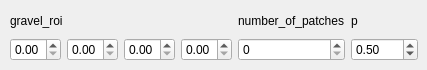
         <widget class="QWidget" name="tab_10">
          <attribute name="title">
           <string>RandomGravel</string>
          </attribute>
          <widget class="QWidget" name="gridLayoutWidget_21">
           <property name="geometry">
            <rect>
             <x>10</x>
             <y>10</y>
             <width>408</width>
             <height>51</height>
            </rect>
           </property>
           <layout class="QGridLayout" name="gridLayout_22">
            <item row="0" column="2">
             <widget class="QLabel" name="label_75">
              <property name="text">
               <string>p</string>
              </property>
             </widget>
            </item>
            <item row="1" column="0">
             <layout class="QHBoxLayout" name="horizontalLayout_30">
              <item>
               <layout class="QHBoxLayout" name="horizontalLayout_19">
                <item>
                 <widget class="QDoubleSpinBox" name="sb_rgr_gr0">
                  <property name="maximum">
                   <double>1.000000000000000</double>
                  </property>
                  <property name="singleStep">
                   <double>0.100000000000000</double>
                  </property>
                 </widget>
                </item>
                <item>
                 <widget class="QDoubleSpinBox" name="sb_rgr_gr1">
                  <property name="maximum">
                   <double>1.000000000000000</double>
                  </property>
                  <property name="singleStep">
                   <double>0.100000000000000</double>
                  </property>
                 </widget>
                </item>
                <item>
                 <widget class="QDoubleSpinBox" name="sb_rgr_gr2">
                  <property name="maximum">
                   <double>1.000000000000000</double>
                  </property>
                  <property name="singleStep">
                   <double>0.100000000000000</double>
                  </property>
                 </widget>
                </item>
                <item>
                 <widget class="QDoubleSpinBox" name="sb_rgr_gr3">
                  <property name="maximum">
                   <double>1.000000000000000</double>
                  </property>
                  <property name="singleStep">
                   <double>0.100000000000000</double>
                  </property>
                 </widget>
                </item>
               </layout>
              </item>
             </layout>
            </item>
            <item row="1" column="2">
             <widget class="QDoubleSpinBox" name="sb_rgr_p">
              <property name="value">
               <double>0.500000000000000</double>
              </property>
             </widget>
            </item>
            <item row="0" column="0">
             <widget class="QLabel" name="label_76">
              <property name="text">
               <string>gravel_roi</string>
              </property>
             </widget>
            </item>
            <item row="0" column="1">
             <widget class="QLabel" name="label_105">
              <property name="text">
               <string>number_of_patches</string>
              </property>
             </widget>
            </item>
            <item row="1" column="1">
             <widget class="QSpinBox" name="sb_rgr_nop"/>
            </item>
           </layout>
          </widget>
         </widget>
